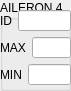
                        <widget class="QGroupBox" name="groupBox_12">
                            <property name="geometry">
                                <rect>
                                    <x>260</x>
                                    <y>20</y>
                                    <width>71</width>
                                    <height>91</height>
                                </rect>
                            </property>
                            <property name="autoFillBackground">
                                <bool>true</bool>
                            </property>
                            <property name="title">
                                <string>AILERON 4</string>
                            </property>
                            <widget class="QWidget" name="verticalLayoutWidget_12">
                                <property name="geometry">
                                    <rect>
                                        <x>0</x>
                                        <y>10</y>
                                        <width>71</width>
                                        <height>101</height>
                                    </rect>
                                </property>
                                <layout class="QVBoxLayout" name="verticalLayout_13">
                                    <item>
                                        <layout class="QHBoxLayout" name="horizontalLayout_46">
                                            <item>
                                                <widget class="QLabel" name="label_47">
                                                    <property name="text">
                                                        <string>ID</string>
                                                    </property>
                                                </widget>
                                            </item>
                                            <item>
                                                <widget class="QLineEdit" name="lineEdit_45"/>
                                            </item>
                                        </layout>
                                    </item>
                                    <item>
                                        <layout class="QHBoxLayout" name="horizontalLayout_47">
                                            <item>
                                                <widget class="QLabel" name="label_48">
                                                    <property name="text">
                                                        <string>MAX</string>
                                                    </property>
                                                </widget>
                                            </item>
                                            <item>
                                                <widget class="QLineEdit" name="lineEdit_46"/>
                                            </item>
                                        </layout>
                                    </item>
                                    <item>
                                        <layout class="QHBoxLayout" name="horizontalLayout_48">
                                            <item>
                                                <widget class="QLabel" name="label_49">
                                                    <property name="text">
                                                        <string>MIN</string>
                                                    </property>
                                                </widget>
                                            </item>
                                            <item>
                                                <widget class="QLineEdit" name="lineEdit_47"/>
                                            </item>
                                        </layout>
                                    </item>
                                    <item>
                                        <layout class="QHBoxLayout" name="horizontalLayout_49">
                                            <item>
                                                <widget class="QLabel" name="label_50">
                                                    <property name="text">
                                                        <string>DEF</string>
                                                    </property>
                                                </widget>
                                            </item>
                                            <item>
                                                <widget class="QLineEdit" name="lineEdit_48"/>
                                            </item>
                                        </layout>
                                    </item>
                                </layout>
                            </widget>
                        </widget>
